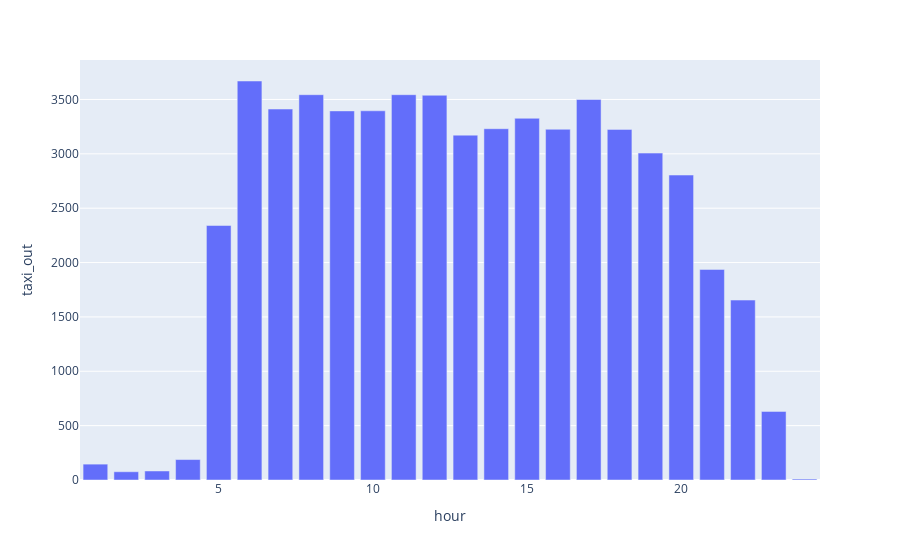

The notebook cell saved with this chart:
### Markdown cell above
It looks like there is a small dip in taxi time during the early hours of the day after midnight, increasing during the morning around 7 AM. This makes sense as there should be fewer flights during the early morning hours, which people prefer not to fly at these hours.

### Code cell
taxi_count = taxi_time.groupby('hour').count().reset_index()
px.bar(taxi_count, x='hour', y='taxi_out')

### Figure 1 — Plotly figure (JSON) as saved in the notebook; plotly's stock layout.template omitted (floating-point values rounded to 4 significant figures)
{"data": [{"alignmentgroup": "True", "hovertemplate": "hour=%{x}<br>taxi_out=%{y}<extra></extra>", "legendgroup": "", "marker": {"color": "#636efa", "pattern": {"shape": ""}}, "name": "", "offsetgroup": "", "orientation": "v", "showlegend": false, "textposition": "auto", "type": "bar", "x": [1, 2, 3, 4, 5, 6, 7, 8, 9, 10, 11, 12, 13, 14, 15, 16, 17, 18, 19, 20, 21, 22, 23, 24], "xaxis": "x", "y": [146, 76, 83, 188, 2341, 3670, 3412, 3544, 3395, 3396, 3544, 3539, 3172, 3231, 3327, 3226, 3500, 3225, 3007, 2805, 1937, 1655, 631, 9], "yaxis": "y"}], "layout": {"barmode": "relative", "legend": {"tracegroupgap": 0}, "margin": {"t": 60}, "xaxis": {"anchor": "y", "domain": [0, 1], "title": {"text": "hour"}}, "yaxis": {"anchor": "x", "domain": [0, 1], "title": {"text": "taxi_out"}}}}
